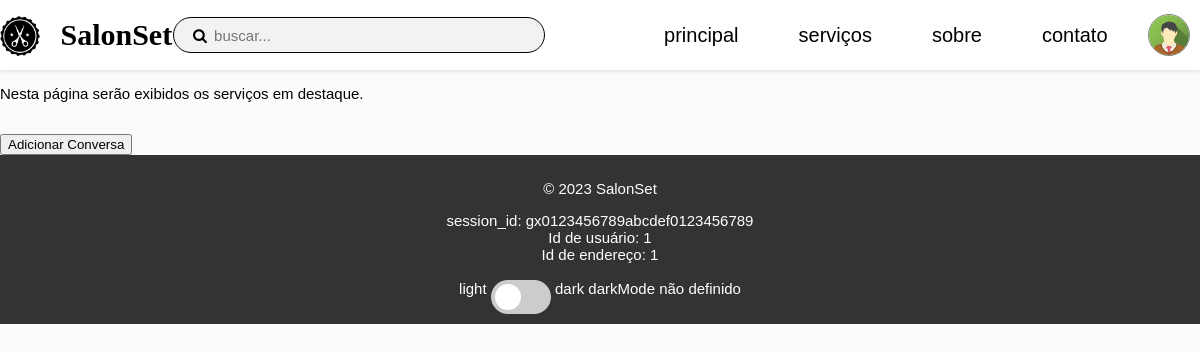
Before: /destaques.php (signed in) with the older database file.
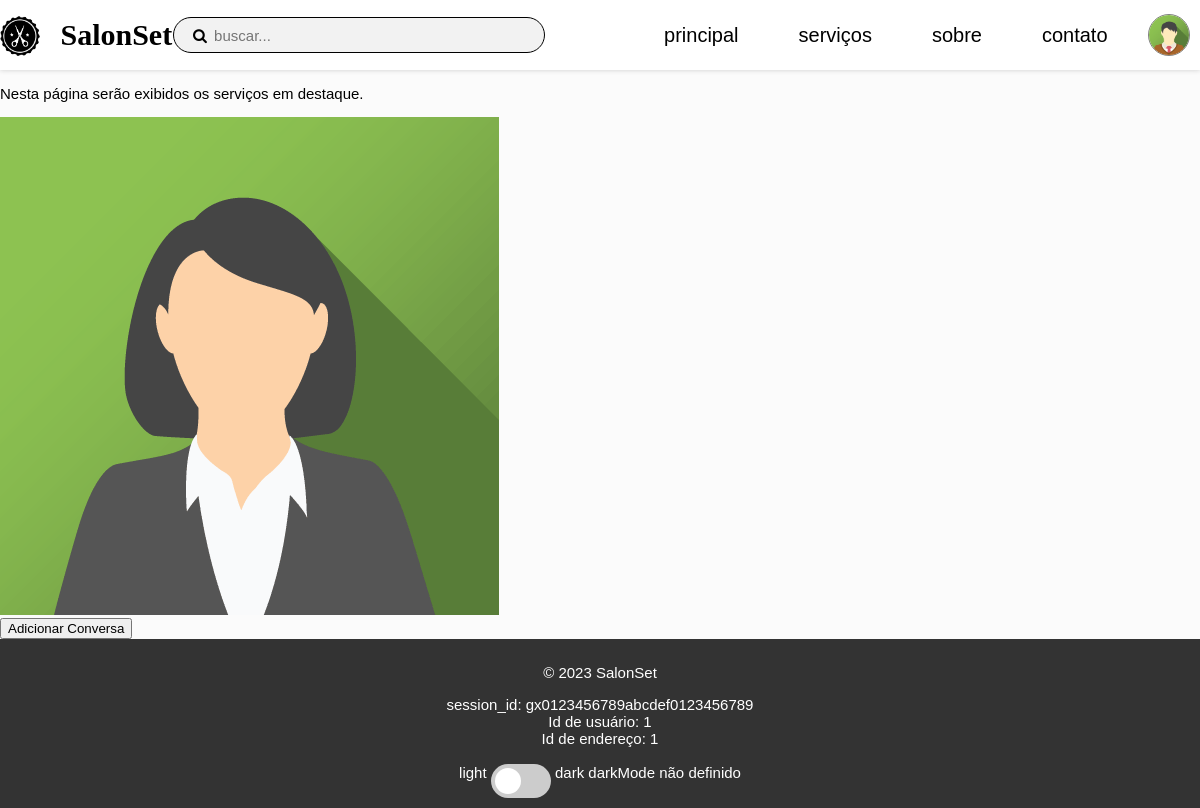
After: the same page with the newer database file.
### tables this page shows
CREATE TABLE `endereco` (
  `id_endereco` int(11) NOT NULL,
  `id_usuario` int(11) NOT NULL,
  `estado` int(50) NOT NULL,
  `cidade` varchar(50) NOT NULL,
  `bairro` varchar(50) NOT NULL,
  `rua` varchar(50) NOT NULL,
  `numero` varchar(50) NOT NULL,
  `complemento` varchar(50) NOT NULL
);

CREATE TABLE `arquivos` (
  `id` int(11) NOT NULL,
  `nome` varchar(100) NOT NULL,
  `caminho` varchar(100) NOT NULL,
  `data_upload` datetime NOT NULL DEFAULT current_timestamp(),
  `id_usuario_fk` int(11) DEFAULT NULL
);

### destaques.php (the view, shortened to what this page needs)
<!DOCTYPE html>
<html lang="en">
<head>
  <link rel="stylesheet" href="./index.css">
  <link rel="stylesheet" href="./destaquesCSS.css">
  <link rel="stylesheet" href="dark-mode.css">
  <link rel="stylesheet" href="https://cdnjs.cloudflare.com/ajax/libs/font-awesome/4.7.0/css/font-awesome.min.css">
</head>
<body>
  <header>
    <?php
    include('header1.php');
    ?>
    <?php
    include('barra-pesquisa.php');
    ?>
    <?php
    if (isset($_SESSION['id']) && session_id() == $_SESSION['id']) {
      include('menu-logado.php');
    } else {
      include('menu-padrao.php');
    }
    ?>
  </header>
  <main>
    <div id="conteudo">
      <p>Nesta página serão exibidos os serviços em destaque.</p>
    </div>
    <img src="<?php
    $email = $_SESSION['email'];
    $sql = "SELECT id_usuario FROM usuário WHERE email = '$email'";
    $result = mysqli_query($conn, $sql);
    if (mysqli_num_rows($result) > 0) {
      $row = mysqli_fetch_assoc($result);
      $id = $row['id_usuario'];
    }
    include_once('conexao.php');
    $sql = "SELECT * FROM arquivos WHERE id_usuario_fk = '$id'";
    $query = $mysqli->query($sql);
    if ($resultado = $query->fetch_assoc()) {
      $caminhoArquivo = $resultado['caminho'];
      echo $caminhoArquivo;
    } else {
      echo "ERRO!!!";
    }
    ?>" alt="">
    <button id="adicionarConversa">Adicionar Conversa</button>
    <?php
    include('footer.php');
    ?>
  </main>
</body>
</html>

### header1.php
<div class="header1">
    <div class="logo">
        <div><a href="index.php"><img src="./img/scissors-badge-svgrepo-com-removebg-preview.png"></a></div>
        <div>
            <a style="text-decoration: none; color: black;" href="index.php"><span>SalonSet</span></a>
        </div>
    </div>
</div>

### barra-pesquisa.php (shortened to what this page needs)
<div class="pesquisa">
    <form action="busca/busca.php">
        <input name="nome_pagina" type="text" placeholder="buscar...">
        <i class="fa fa-search"></i>
    </form>
</div>

### menu-logado.php (shortened to what this page needs)
<div class="menu" id="logged">
  <ul style="display: flex; align-items: center;">
    <li>
      <a href="principal.php">principal</a>
    </li>
    <li>
      <a href="serviços.php">serviços</a>
    </li>
    <li>
      <a href="sobre.php">sobre</a>
    </li>
    <li>
      <a href="contato.php">contato</a>
    </li>
    <li>
      <div class="dropdown">
        <a href="<?php
        if ($_SESSION['tipo'] == 'cliente') {
          echo "perfil-cliente.php";
        } else {
          echo "perfil-profissional.php";
        }
        ?>" class="mainmenua"><img id="img-user-profile" src="./img/avatar2.png"></a>
      </div>
    </li>
  </ul>
</div>

### footer.php (shortened to what this page needs)
<footer id="footer">
    <p>&copy; 2023 SalonSet</p>
    <?php
    if (isset($_SESSION['id']) && session_id() == $_SESSION['id']) {
        echo "session_id: " . session_id() . "<br>";
        include_once("conexao.php");
        $email = $_SESSION['email'];
        $sql = "SELECT id_usuario FROM usuário WHERE email = '$email'";
        $result = mysqli_query($conn, $sql);
        if (mysqli_num_rows($result) > 0) {
            $row = mysqli_fetch_assoc($result);
            $id = $row['id_usuario'];
            echo "Id de usuário: " . $id . "<br>";
        }
        $sql = "SELECT id_endereco FROM endereco WHERE id_usuario = '$id'";
        $result = mysqli_query($conn, $sql);
        if (mysqli_num_rows($result) > 0) {
            $row = mysqli_fetch_assoc($result);
            $id_end = $row['id_endereco'];
            echo "Id de endereço: " . $id_end . "<br>";
        }
    }
    ?>
    <br>
    <div id="switch">
        <span>light</span>
        <label class="switch">
            <span class="slider round"></span>
        </label>
        <span>dark</span>
        <?php
        if (isset($_SESSION['darkMode'])) {
            echo $_SESSION['darkMode'];
        } else {
            echo "darkMode não definido";
        }
        ?>
    </div>
</footer>

### index.css (style rules this page uses)
body { background-color: #fbfbfb; width: 100%; height: 100%; padding: 0%; margin: 0%; box-sizing: border-box; font-family: "Futura PT", "Trebuchet MS", sans-serif; font-size: 15px; min-height: 100vh; }
header { width: 100%; height: 70px; background-color: rgb(255, 255, 255); display: flex; justify-content: space-around; align-items: center; box-shadow: 0px 0px 5px #ccc; }
.logo { font-size: 30px; font-weight: 700; font-family: 'Times New Roman', Times, serif; display: flex; align-items: center; }
.logo img { width: 40px; height: 40px; border-color: #000000; border-radius: 50%; margin-right: 20px; margin-top: 9.4px; }
.pesquisa { position: relative; width: 100%; max-width: 300px; margin-right: 20px; }
.pesquisa input { width: 100%; height: 20px; border-radius: 25px; border: 1px solid; background-color: #f2f2f2; color: black; padding: 7px 40px 7px 30px; text-indent: 10px; font-size: 15px; }
.pesquisa i { position: absolute; top: 50%; left: 20px; transform: translateY(-50%); }
.menu { margin-left: 100px; }
.menu li { display: inline-block; margin: 0 10px; }
.menu li a { font-size: 20px; text-decoration: none; color: rgb(0 0 0); padding: 10px 20px; border-radius: 5px; background-color: white; text-align: center; }
.mainmenua { background-color: rgb(255, 0, 0) !important; color: rgb(255, 255, 255) !important; border: none; cursor: pointer; padding: 20px; }
.dropdown { position: relative; display: inline-block; z-index: 1; }
footer { background-color: #333; color: #fff; padding: 10px; text-align: center; top: 100%; position: sticky; }

### dark-mode.css (style rules this page uses)
.switch { position: relative; display: inline-block; width: 60px; height: 34px; }
.slider { position: absolute; cursor: pointer; top: 0; left: 0; right: 0; bottom: 0; background-color: #ccc; -webkit-transition: .4s; transition: .4s; }
.slider:before { position: absolute; content: ""; height: 26px; width: 26px; left: 4px; bottom: 4px; background-color: white; -webkit-transition: .4s; transition: .4s; }
.slider.round { border-radius: 34px; }
.slider.round:before { border-radius: 50%; }

### menu-logado.php (style rules this page uses)
.menu { margin-left: 100px; display: flex; }
.mainmenua { background-color: rgb(255, 0, 0) !important; color: rgb(255, 255, 255) !important; border: none; cursor: pointer; display: contents; padding: 20px; }
.dropdown { position: relative; display: flex; z-index: 1; }
#img-user-profile { width: 40px; height: 40px; border-color: #000000; border-radius: 50%; border: 1px solid grey; }

Changed rows visible on the page:
added arquivos: caminho (picture)
